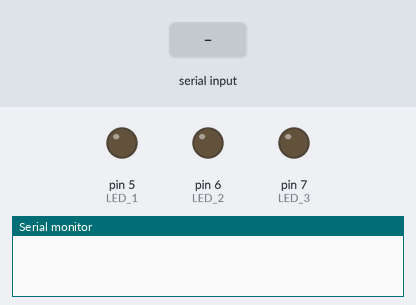
A sketch run on a simulated Arduino Uno, built with avr-gcc and run on an emulated ATmega328P. Shown: output pins drawn as LEDs (lit = HIGH), the last lines printed to the serial monitor. The test bench sets the inputs (shaded band).

Above: at 1.2 s.
1.3 s: "1\n" received over Serial
At 2.5 s:
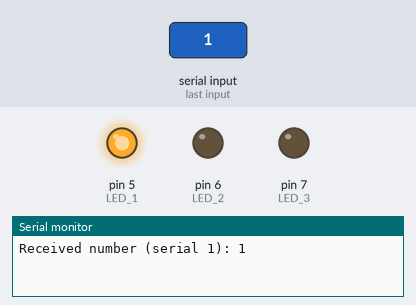
2.8 s: "2\n" received over Serial
At 3.9 s:
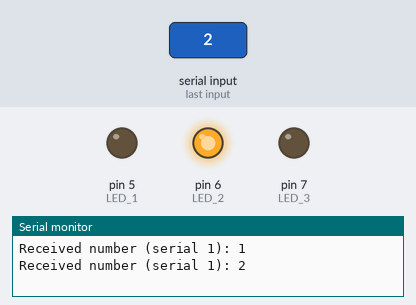
4.3 s: "4\n" received over Serial
At 5.0 s:
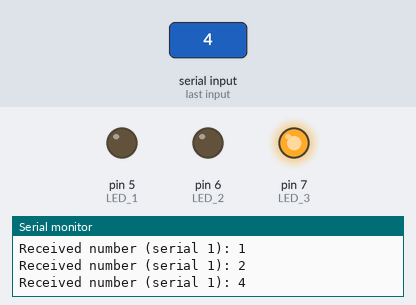
Timing chart, 0 to 7.3 s (numbered marks = the images above; inputs shaded):
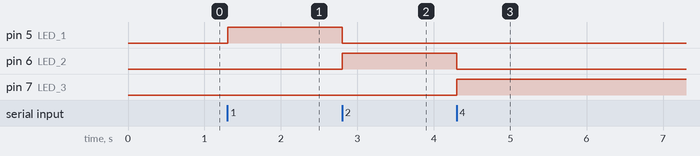

Measured:
- after the input at 1.3 s, pin 5 (LED_1): LOW → HIGH at once
- after the input at 2.8 s, pin 5 (LED_1): HIGH → LOW at once; pin 6 (LED_2): LOW → HIGH at once
- after the input at 4.3 s, pin 6 (LED_2): HIGH → LOW at once; pin 7 (LED_3): LOW → HIGH at once

The sketch:

heartrate.ino
```cpp
#define LED_1 5
#define LED_2 6
#define LED_3 7

int dataNumber = 0;
const byte numChars = 32;
char receivedChars[numChars]; //stores received data
boolean heartData = false; //whether or not new data was received

void setup(){

  Serial.begin(9600);
  pinMode(LED_1, INPUT);
  pinMode(LED_2, INPUT);
  pinMode(LED_3, INPUT);

}

void loop(){
  received_heart();

  if (heartData){ //process new data
    dataNumber = atoi(receivedChars); //char conversion to int
    Serial.print("Received number (serial 1): ");
    Serial.println(dataNumber);
    turnOnLED(dataNumber);

    heartData = false;
  }
}

void received_heart(){
  static byte ndx = 0;
  char endMarker = '\n';
  char rc;

  while (Serial.available() > 0 && heartData == false){
    rc = Serial.read();

    if (rc != endMarker){
      receivedChars[ndx] = rc;
      ndx++;
      if (ndx >= numChars){
        ndx = numChars - 1;
      }
    }
    else{
      receivedChars[ndx] = '\0'; //terminate after each message
      ndx = 0;
      heartData = true; // set newData flag when EndMarket is received
    }
  }
}

void turnOnLED(int LEDNum){
  switch(LEDNum){
    case 1:
      set_pins(LED_1, LED_2);
      break;
    case 2:
      set_pins(LED_2, LED_1);
      break;
    case 3:
      set_pins(LED_2, LED_3);
      break;
    case 4:
       set_pins(LED_3, LED_2);
      break;
    case 5:
      set_pins(LED_1, LED_3);
      break;
    case 6:
      set_pins(LED_3, LED_1);
      break;
    default:
      reset_pins();
  }
}

void set_pins(int high_pin, int low_pin)
{
  reset_pins();
  pinMode(high_pin, OUTPUT);
    pinMode(low_pin, OUTPUT);
    digitalWrite(high_pin, HIGH);
    digitalWrite(low_pin, LOW);
 }

void reset_pins()
{
  pinMode(LED_1, INPUT);
  pinMode(LED_2, INPUT);
  pinMode(LED_3, INPUT);
  digitalWrite(LED_1, LOW);
  digitalWrite(LED_2, LOW);
  digitalWrite(LED_3, LOW);
}
```
